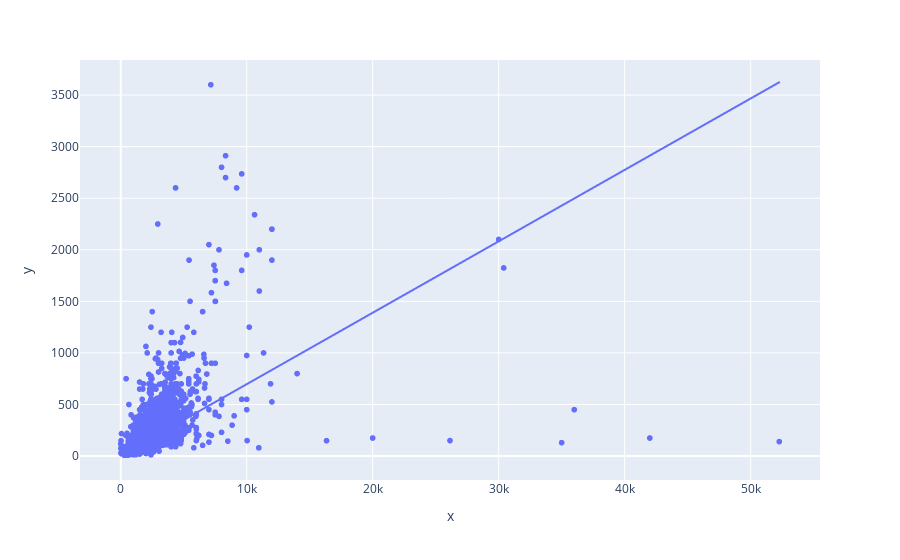

Notebook source saved alongside this figure:
### Code cell
import plotly.express as px 
px.scatter(x=df['total_sqft'] ,y =df['price'] , trendline = 'ols')

### Figure 1 — Plotly figure (JSON) as saved in the notebook; plotly's stock layout.template omitted (floating-point values rounded to 4 significant figures; data arrays with more than 128 entries replaced by an {"elided": "..."} marker saying what was removed)
{"data": [{"hovertemplate": "x=%{x}<br>y=%{y}<extra></extra>", "legendgroup": "", "marker": {"color": "#636efa", "symbol": "circle"}, "mode": "markers", "name": "", "showlegend": false, "type": "scattergl", "x": {"elided": "13200 float values"}, "xaxis": "x", "y": {"elided": "13200 float values"}, "yaxis": "y"}, {"hovertemplate": "<b>OLS trendline</b><br>y = 0.0692432 * x + 4.58205<br>R<sup>2</sup>=0.329855<br><br>x=%{x}<br>y=%{y} <b>(trend)</b><extra></extra>", "legendgroup": "", "marker": {"color": "#636efa", "symbol": "circle"}, "mode": "lines", "name": "", "showlegend": false, "type": "scattergl", "x": {"elided": "13200 float values"}, "xaxis": "x", "y": {"elided": "13200 float values"}, "yaxis": "y"}], "layout": {"legend": {"tracegroupgap": 0}, "margin": {"t": 60}, "xaxis": {"anchor": "y", "domain": [0, 1], "title": {"text": "x"}}, "yaxis": {"anchor": "x", "domain": [0, 1], "title": {"text": "y"}}}}
